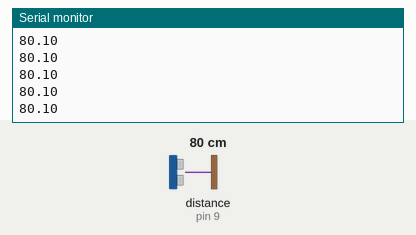
A sketch run on a simulated Arduino Uno, built with avr-gcc and run on an emulated ATmega328P. On the bench: the last lines printed to the serial monitor. Wiring (inferred from the names in the program): ultrasonic range finder: trigger pin 10; echo pin 9. Inputs (shaded band) come from the test bench; at power-on: distance to the obstacle (sensor on pin 9) 80 cm. The echo pulse lasts 58.3 µs per cm.

Above: at 1.2 s.
1.3 s: distance to the obstacle (sensor on pin 9) set to 2 cm
At 1.38 s:
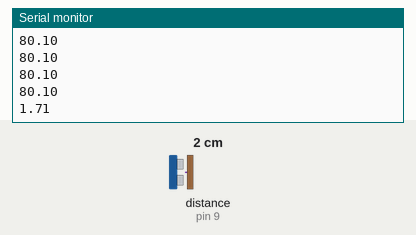
2.8 s: distance to the obstacle (sensor on pin 9) set to 4 cm
At 2.89 s:
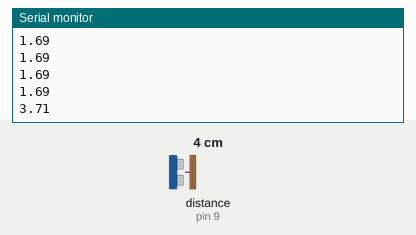
Timing chart, 0 to 5.8 s (numbered marks = the images above; inputs shaded):
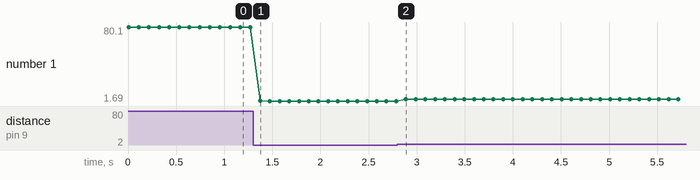

The sketch:

ultrasonic-tn-tn.ino
```cpp
#define TRIGPIN 10
#define ECHOPIN 9

void setup()
{
  Serial.begin(9600);

  pinMode(TRIGPIN, OUTPUT);
  pinMode(ECHOPIN, INPUT);
}

void loop()
{
  digitalWrite(TRIGPIN, LOW);
  delayMicroseconds(2);

  digitalWrite(TRIGPIN, HIGH);
  delayMicroseconds(10);
  digitalWrite(TRIGPIN, LOW);

  long duration = pulseIn(ECHOPIN, HIGH);

  float distance = duration / 58.0;

  Serial.println(distance);

  delay(100);
}
```

Measured:
- after the input at 1.3 s, the serial monitor: prints a new line after 0.07 s (image 1)
- after the input at 2.8 s, the serial monitor: prints a new line after 0.09 s (image 2)
- plotted number 1: 80.1 → 1.69 after the input at 1.3 s, 1.69 → 3.71 after the input at 2.8 s
